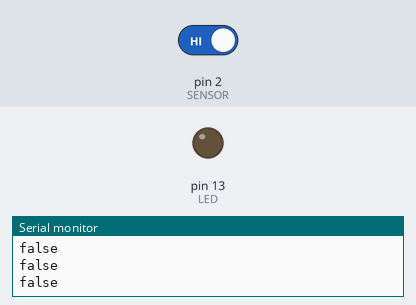
Simulated run of this sketch. Board: Arduino Uno, built with avr-gcc and run on an emulated ATmega328P. Shown: output pins drawn as LEDs (lit = HIGH), the last lines printed to the serial monitor. Inputs (shaded band) come from the test bench; at power-on: pin 2 (SENSOR) HIGH.

Above: at 1.2 s.
1.3 s: pin 2 (SENSOR) driven LOW
At 2.3 s:
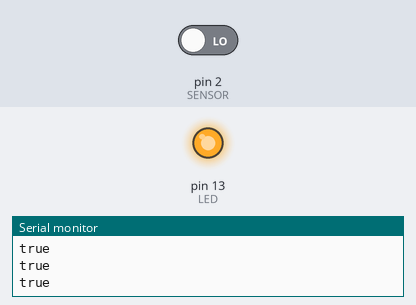
2.8 s: pin 2 (SENSOR) driven HIGH
At 3.5 s:
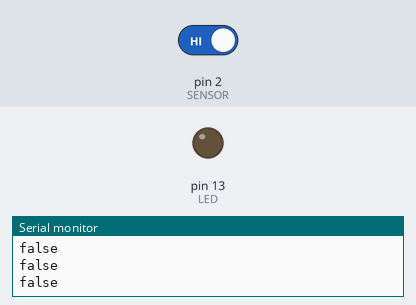
Timing chart, 0 to 5.8 s (numbered marks = the images above; inputs shaded):
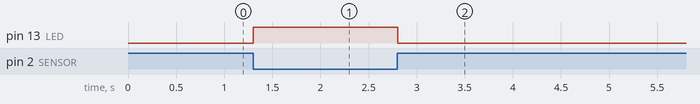

The sketch:

reflective-sensor.ino
```cpp
const int LED = 13;
const int SENSOR = 2;
const int DELAY_TIME = 100;

void setup()
{
  Serial.begin(9600);
  Serial.write("Starting...");
  Serial.println();

  pinMode(LED, OUTPUT);
  pinMode(SENSOR, INPUT);

  digitalWrite(LED, LOW);
}

void loop()
{
  int inputValue = digitalRead(SENSOR);

  if (inputValue == LOW) {
    Serial.write("true");
    Serial.println();
    digitalWrite(LED, HIGH);
  } else {
    Serial.write("false");
    Serial.println();
    digitalWrite(LED, LOW);
  }

  delay(DELAY_TIME);
}
```

Measured:
- after the input at 1.3 s, pin 13 (LED): LOW → HIGH at once
- after the input at 2.8 s, pin 13 (LED): HIGH → LOW at once
